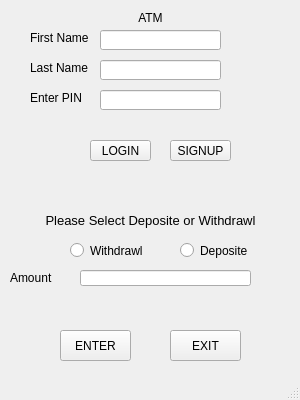
<?xml version="1.0" encoding="UTF-8"?>
<ui version="4.0">
 <class>ATM</class>
 <widget class="QMainWindow" name="ATM">
  <property name="geometry">
   <rect>
    <x>0</x>
    <y>0</y>
    <width>300</width>
    <height>400</height>
   </rect>
  </property>
  <property name="minimumSize">
   <size>
    <width>300</width>
    <height>400</height>
   </size>
  </property>
  <property name="maximumSize">
   <size>
    <width>300</width>
    <height>400</height>
   </size>
  </property>
  <property name="windowTitle">
   <string>ATM</string>
  </property>
  <widget class="QWidget" name="centralwidget">
   <widget class="QLineEdit" name="input_first">
    <property name="geometry">
     <rect>
      <x>100</x>
      <y>30</y>
      <width>121</width>
      <height>20</height>
     </rect>
    </property>
   </widget>
   <widget class="QLabel" name="label_first">
    <property name="geometry">
     <rect>
      <x>30</x>
      <y>30</y>
      <width>61</width>
      <height>16</height>
     </rect>
    </property>
    <property name="text">
     <string>First Name</string>
    </property>
   </widget>
   <widget class="QLabel" name="label_last">
    <property name="geometry">
     <rect>
      <x>30</x>
      <y>60</y>
      <width>61</width>
      <height>16</height>
     </rect>
    </property>
    <property name="text">
     <string>Last Name</string>
    </property>
   </widget>
   <widget class="QLabel" name="label_pin">
    <property name="geometry">
     <rect>
      <x>30</x>
      <y>90</y>
      <width>61</width>
      <height>16</height>
     </rect>
    </property>
    <property name="text">
     <string>Enter PIN</string>
    </property>
   </widget>
   <widget class="QLineEdit" name="input_last">
    <property name="geometry">
     <rect>
      <x>100</x>
      <y>60</y>
      <width>121</width>
      <height>20</height>
     </rect>
    </property>
   </widget>
   <widget class="QLineEdit" name="input_pin">
    <property name="geometry">
     <rect>
      <x>100</x>
      <y>90</y>
      <width>121</width>
      <height>20</height>
     </rect>
    </property>
   </widget>
   <widget class="QLabel" name="label_atm">
    <property name="geometry">
     <rect>
      <x>130</x>
      <y>10</y>
      <width>41</width>
      <height>16</height>
     </rect>
    </property>
    <property name="text">
     <string>ATM</string>
    </property>
    <property name="alignment">
     <set>Qt::AlignCenter</set>
    </property>
   </widget>
   <widget class="QPushButton" name="button_login">
    <property name="geometry">
     <rect>
      <x>90</x>
      <y>140</y>
      <width>61</width>
      <height>21</height>
     </rect>
    </property>
    <property name="text">
     <string>LOGIN</string>
    </property>
   </widget>
   <widget class="QLabel" name="label_change">
    <property name="geometry">
     <rect>
      <x>20</x>
      <y>170</y>
      <width>261</width>
      <height>41</height>
     </rect>
    </property>
    <property name="text">
     <string/>
    </property>
    <property name="alignment">
     <set>Qt::AlignCenter</set>
    </property>
   </widget>
   <widget class="QLabel" name="label_question">
    <property name="geometry">
     <rect>
      <x>20</x>
      <y>210</y>
      <width>261</width>
      <height>20</height>
     </rect>
    </property>
    <property name="font">
     <font>
      <family>MS Shell Dlg 2</family>
      <pointsize>10</pointsize>
     </font>
    </property>
    <property name="autoFillBackground">
     <bool>false</bool>
    </property>
    <property name="styleSheet">
     <string notr="true"/>
    </property>
    <property name="text">
     <string>Please Select Deposite or Withdrawl</string>
    </property>
    <property name="textFormat">
     <enum>Qt::AutoText</enum>
    </property>
    <property name="alignment">
     <set>Qt::AlignCenter</set>
    </property>
   </widget>
   <widget class="QRadioButton" name="radio_withdrawl">
    <property name="geometry">
     <rect>
      <x>70</x>
      <y>240</y>
      <width>81</width>
      <height>21</height>
     </rect>
    </property>
    <property name="text">
     <string>Withdrawl</string>
    </property>
   </widget>
   <widget class="QRadioButton" name="radio_deposite">
    <property name="geometry">
     <rect>
      <x>180</x>
      <y>240</y>
      <width>71</width>
      <height>21</height>
     </rect>
    </property>
    <property name="text">
     <string>Deposite</string>
    </property>
   </widget>
   <widget class="QLabel" name="label_amount">
    <property name="geometry">
     <rect>
      <x>10</x>
      <y>270</y>
      <width>51</width>
      <height>16</height>
     </rect>
    </property>
    <property name="text">
     <string>Amount</string>
    </property>
   </widget>
   <widget class="QLineEdit" name="input_amount">
    <property name="geometry">
     <rect>
      <x>80</x>
      <y>270</y>
      <width>171</width>
      <height>16</height>
     </rect>
    </property>
   </widget>
   <widget class="QLabel" name="label_balance">
    <property name="geometry">
     <rect>
      <x>40</x>
      <y>300</y>
      <width>221</width>
      <height>20</height>
     </rect>
    </property>
    <property name="text">
     <string/>
    </property>
    <property name="alignment">
     <set>Qt::AlignCenter</set>
    </property>
   </widget>
   <widget class="QPushButton" name="button_enter">
    <property name="geometry">
     <rect>
      <x>60</x>
      <y>330</y>
      <width>71</width>
      <height>31</height>
     </rect>
    </property>
    <property name="text">
     <string>ENTER</string>
    </property>
   </widget>
   <widget class="QPushButton" name="button_exit">
    <property name="geometry">
     <rect>
      <x>170</x>
      <y>330</y>
      <width>71</width>
      <height>31</height>
     </rect>
    </property>
    <property name="text">
     <string>EXIT</string>
    </property>
   </widget>
   <widget class="QPushButton" name="button_signup">
    <property name="geometry">
     <rect>
      <x>170</x>
      <y>140</y>
      <width>61</width>
      <height>21</height>
     </rect>
    </property>
    <property name="text">
     <string>SIGNUP</string>
    </property>
   </widget>
  </widget>
  <widget class="QMenuBar" name="menubar">
   <property name="geometry">
    <rect>
     <x>0</x>
     <y>0</y>
     <width>300</width>
     <height>18</height>
    </rect>
   </property>
  </widget>
  <widget class="QStatusBar" name="statusbar"/>
 </widget>
 <resources/>
 <connections/>
</ui>
